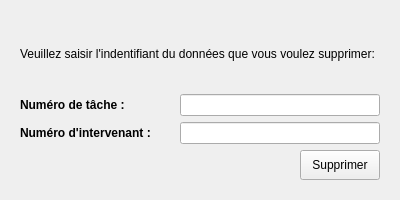
<?xml version="1.0" encoding="UTF-8"?>
<ui version="4.0">
 <class>update_delete</class>
 <widget class="QDialog" name="update_delete">
  <property name="geometry">
   <rect>
    <x>0</x>
    <y>0</y>
    <width>400</width>
    <height>200</height>
   </rect>
  </property>
  <property name="minimumSize">
   <size>
    <width>400</width>
    <height>200</height>
   </size>
  </property>
  <property name="maximumSize">
   <size>
    <width>400</width>
    <height>200</height>
   </size>
  </property>
  <property name="windowTitle">
   <string>Dialog</string>
  </property>
  <layout class="QVBoxLayout" name="verticalLayout_2">
   <item>
    <widget class="QStackedWidget" name="stackedWidget">
     <property name="layoutDirection">
      <enum>Qt::LeftToRight</enum>
     </property>
     <property name="currentIndex">
      <number>7</number>
     </property>
     <widget class="QWidget" name="page">
      <layout class="QVBoxLayout" name="verticalLayout_3">
       <item>
        <widget class="QLabel" name="label">
         <property name="font">
          <font>
           <pointsize>8</pointsize>
          </font>
         </property>
         <property name="text">
          <string>Veuillez entrer la reference du projet que  vous voulez supprimer :</string>
         </property>
         <property name="alignment">
          <set>Qt::AlignCenter</set>
         </property>
        </widget>
       </item>
       <item>
        <layout class="QVBoxLayout" name="verticalLayout">
         <item>
          <layout class="QHBoxLayout" name="horizontalLayout">
           <item>
            <widget class="QLabel" name="label_2">
             <property name="font">
              <font>
               <weight>75</weight>
               <bold>true</bold>
              </font>
             </property>
             <property name="text">
              <string>Reference du Projet :</string>
             </property>
            </widget>
           </item>
           <item>
            <widget class="QLineEdit" name="lineEdit_Ref_Proj"/>
           </item>
          </layout>
         </item>
         <item>
          <widget class="QPushButton" name="pushButton_envoyez">
           <property name="minimumSize">
            <size>
             <width>80</width>
             <height>30</height>
            </size>
           </property>
           <property name="maximumSize">
            <size>
             <width>80</width>
             <height>30</height>
            </size>
           </property>
           <property name="layoutDirection">
            <enum>Qt::RightToLeft</enum>
           </property>
           <property name="styleSheet">
            <string notr="true">background-color: rgb(0, 127, 190);
color:white;
border-color:  rgb(0, 127, 190);
border-width:2px;
border-style:solid;
border-radius:3px;
</string>
           </property>
           <property name="text">
            <string>Envoyez</string>
           </property>
          </widget>
         </item>
        </layout>
       </item>
      </layout>
     </widget>
     <widget class="QWidget" name="page_2">
      <layout class="QVBoxLayout" name="verticalLayout_6">
       <item>
        <layout class="QVBoxLayout" name="verticalLayout_5">
         <item>
          <widget class="QLabel" name="label_3">
           <property name="font">
            <font>
             <pointsize>8</pointsize>
            </font>
           </property>
           <property name="text">
            <string>Veuillez entrer le numéro de tâche  que vous voulez supprimer :</string>
           </property>
          </widget>
         </item>
         <item>
          <layout class="QVBoxLayout" name="verticalLayout_4">
           <item>
            <layout class="QHBoxLayout" name="horizontalLayout_2">
             <item>
              <widget class="QLabel" name="label_4">
               <property name="font">
                <font>
                 <weight>75</weight>
                 <bold>true</bold>
                </font>
               </property>
               <property name="text">
                <string>Numéro de Tâche :</string>
               </property>
              </widget>
             </item>
             <item>
              <widget class="QLineEdit" name="lineEdit_tache"/>
             </item>
            </layout>
           </item>
           <item>
            <widget class="QPushButton" name="pushButton_envoyez_tache">
             <property name="minimumSize">
              <size>
               <width>80</width>
               <height>30</height>
              </size>
             </property>
             <property name="maximumSize">
              <size>
               <width>80</width>
               <height>30</height>
              </size>
             </property>
             <property name="layoutDirection">
              <enum>Qt::RightToLeft</enum>
             </property>
             <property name="styleSheet">
              <string notr="true">background-color: rgb(0, 127, 190);
color:white;
border-color:  rgb(0, 127, 190);
border-width:2px;
border-style:solid;
border-radius:3px;
</string>
             </property>
             <property name="text">
              <string>Envoyez</string>
             </property>
            </widget>
           </item>
          </layout>
         </item>
        </layout>
       </item>
      </layout>
     </widget>
     <widget class="QWidget" name="page_3">
      <layout class="QVBoxLayout" name="verticalLayout_9">
       <item>
        <layout class="QVBoxLayout" name="verticalLayout_8">
         <item>
          <widget class="QLabel" name="label_5">
           <property name="font">
            <font>
             <pointsize>8</pointsize>
            </font>
           </property>
           <property name="text">
            <string>Veuillez entrer le numéro de l'intervenant  que vous voulez supprimer :</string>
           </property>
          </widget>
         </item>
         <item>
          <layout class="QVBoxLayout" name="verticalLayout_7">
           <item>
            <layout class="QHBoxLayout" name="horizontalLayout_3">
             <item>
              <widget class="QLabel" name="label_6">
               <property name="font">
                <font>
                 <weight>75</weight>
                 <bold>true</bold>
                </font>
               </property>
               <property name="text">
                <string>Numéro de l'intervenant :</string>
               </property>
              </widget>
             </item>
             <item>
              <widget class="QLineEdit" name="lineEdit_Interv"/>
             </item>
            </layout>
           </item>
           <item>
            <widget class="QPushButton" name="pushButton_envoyez_Interv">
             <property name="minimumSize">
              <size>
               <width>80</width>
               <height>30</height>
              </size>
             </property>
             <property name="maximumSize">
              <size>
               <width>80</width>
               <height>30</height>
              </size>
             </property>
             <property name="layoutDirection">
              <enum>Qt::RightToLeft</enum>
             </property>
             <property name="styleSheet">
              <string notr="true">background-color: rgb(0, 127, 190);
color:white;
border-color:  rgb(0, 127, 190);
border-width:2px;
border-style:solid;
border-radius:3px;
</string>
             </property>
             <property name="text">
              <string>Envoyez</string>
             </property>
            </widget>
           </item>
          </layout>
         </item>
        </layout>
       </item>
      </layout>
     </widget>
     <widget class="QWidget" name="page_4">
      <layout class="QVBoxLayout" name="verticalLayout_10">
       <item>
        <widget class="QLabel" name="label_7">
         <property name="text">
          <string>Veuillez entrer la reference du projet que  vous souhaitez modifier:</string>
         </property>
        </widget>
       </item>
       <item>
        <layout class="QHBoxLayout" name="horizontalLayout_4">
         <item>
          <widget class="QLabel" name="label_8">
           <property name="font">
            <font>
             <weight>75</weight>
             <bold>true</bold>
            </font>
           </property>
           <property name="text">
            <string>Reference du projet :</string>
           </property>
          </widget>
         </item>
         <item>
          <widget class="QLineEdit" name="lineEdit_Ref_Proj_toupdate"/>
         </item>
        </layout>
       </item>
       <item>
        <widget class="QPushButton" name="pushButton_send_Ref_Proj_Toupdate">
         <property name="minimumSize">
          <size>
           <width>80</width>
           <height>30</height>
          </size>
         </property>
         <property name="maximumSize">
          <size>
           <width>80</width>
           <height>30</height>
          </size>
         </property>
         <property name="layoutDirection">
          <enum>Qt::RightToLeft</enum>
         </property>
         <property name="styleSheet">
          <string notr="true">background-color: rgb(0, 127, 190);
color:white;
border-color:  rgb(0, 127, 190);
border-width:2px;
border-style:solid;
border-radius:3px;
</string>
         </property>
         <property name="text">
          <string>Envoyez</string>
         </property>
        </widget>
       </item>
      </layout>
     </widget>
     <widget class="QWidget" name="page_5">
      <layout class="QVBoxLayout" name="verticalLayout_11">
       <item>
        <widget class="QLabel" name="label_9">
         <property name="text">
          <string>Veuillez entrer le numéro de tâche  que vous souhaitez modifier:</string>
         </property>
        </widget>
       </item>
       <item>
        <layout class="QHBoxLayout" name="horizontalLayout_5">
         <item>
          <widget class="QLabel" name="label_10">
           <property name="font">
            <font>
             <weight>75</weight>
             <bold>true</bold>
            </font>
           </property>
           <property name="text">
            <string>Numéro de tâche :</string>
           </property>
          </widget>
         </item>
         <item>
          <widget class="QSpinBox" name="lineEdit_Num_Tache_Toupdate"/>
         </item>
        </layout>
       </item>
       <item>
        <widget class="QPushButton" name="pushButton_send_Num_Tache_Toupdate">
         <property name="minimumSize">
          <size>
           <width>80</width>
           <height>30</height>
          </size>
         </property>
         <property name="maximumSize">
          <size>
           <width>80</width>
           <height>30</height>
          </size>
         </property>
         <property name="layoutDirection">
          <enum>Qt::RightToLeft</enum>
         </property>
         <property name="styleSheet">
          <string notr="true">background-color: rgb(0, 127, 190);
color:white;
border-color:  rgb(0, 127, 190);
border-width:2px;
border-style:solid;
border-radius:3px;
width:80px;
height:30px;</string>
         </property>
         <property name="text">
          <string>Envoyez</string>
         </property>
        </widget>
       </item>
      </layout>
     </widget>
     <widget class="QWidget" name="page_6">
      <layout class="QVBoxLayout" name="verticalLayout_12">
       <item>
        <widget class="QLabel" name="label_11">
         <property name="text">
          <string>Veuillez entrer le numéro de l'intervenant  que vous souhaitez modifier :</string>
         </property>
        </widget>
       </item>
       <item>
        <layout class="QHBoxLayout" name="horizontalLayout_6">
         <item>
          <widget class="QLabel" name="label_12">
           <property name="font">
            <font>
             <weight>75</weight>
             <bold>true</bold>
            </font>
           </property>
           <property name="text">
            <string>Numéro de l'intervenant :</string>
           </property>
          </widget>
         </item>
         <item>
          <widget class="QSpinBox" name="lineEdit_Num_Interv_Toupdate"/>
         </item>
        </layout>
       </item>
       <item>
        <widget class="QPushButton" name="pushButton_send_Num_Tache_Toupdate_2">
         <property name="minimumSize">
          <size>
           <width>80</width>
           <height>30</height>
          </size>
         </property>
         <property name="maximumSize">
          <size>
           <width>80</width>
           <height>30</height>
          </size>
         </property>
         <property name="layoutDirection">
          <enum>Qt::RightToLeft</enum>
         </property>
         <property name="styleSheet">
          <string notr="true">background-color: rgb(0, 127, 190);
color:white;
border-color:  rgb(0, 127, 190);
border-width:2px;
border-style:solid;
border-radius:3px;
width:80px;
height:30px;</string>
         </property>
         <property name="text">
          <string>Envoyez</string>
         </property>
        </widget>
       </item>
      </layout>
     </widget>
     <widget class="QWidget" name="page_7">
      <layout class="QVBoxLayout" name="verticalLayout_13">
       <item>
        <widget class="QLabel" name="label_15">
         <property name="text">
          <string>Veuillez saisir l'indentifiant du données que vous voulez supprimer:</string>
         </property>
        </widget>
       </item>
       <item>
        <layout class="QHBoxLayout" name="horizontalLayout_8">
         <item>
          <widget class="QLabel" name="label_13">
           <property name="font">
            <font>
             <weight>75</weight>
             <bold>true</bold>
            </font>
           </property>
           <property name="text">
            <string>Référence du projet :</string>
           </property>
          </widget>
         </item>
         <item>
          <widget class="QLineEdit" name="lineEdit_Ref_Proj_to_delete_composer">
           <property name="maximumSize">
            <size>
             <width>200</width>
             <height>16777215</height>
            </size>
           </property>
          </widget>
         </item>
        </layout>
       </item>
       <item>
        <layout class="QHBoxLayout" name="horizontalLayout_7">
         <item>
          <widget class="QLabel" name="label_14">
           <property name="font">
            <font>
             <weight>75</weight>
             <bold>true</bold>
            </font>
           </property>
           <property name="text">
            <string>Numéro de tâche :</string>
           </property>
          </widget>
         </item>
         <item>
          <widget class="QLineEdit" name="lineEdit_Num_tache_to_delete_composer">
           <property name="maximumSize">
            <size>
             <width>200</width>
             <height>16777215</height>
            </size>
           </property>
          </widget>
         </item>
        </layout>
       </item>
       <item>
        <widget class="QPushButton" name="pushButton_confrirmation_Supp_Composer">
         <property name="minimumSize">
          <size>
           <width>80</width>
           <height>30</height>
          </size>
         </property>
         <property name="maximumSize">
          <size>
           <width>80</width>
           <height>30</height>
          </size>
         </property>
         <property name="layoutDirection">
          <enum>Qt::RightToLeft</enum>
         </property>
         <property name="styleSheet">
          <string notr="true"/>
         </property>
         <property name="text">
          <string>Supprimer</string>
         </property>
        </widget>
       </item>
      </layout>
     </widget>
     <widget class="QWidget" name="page_8">
      <layout class="QVBoxLayout" name="verticalLayout_14">
       <item>
        <widget class="QLabel" name="label_16">
         <property name="text">
          <string>Veuillez saisir l'indentifiant du données que vous voulez supprimer:</string>
         </property>
        </widget>
       </item>
       <item>
        <layout class="QHBoxLayout" name="horizontalLayout_9">
         <item>
          <widget class="QLabel" name="label_17">
           <property name="font">
            <font>
             <weight>75</weight>
             <bold>true</bold>
            </font>
           </property>
           <property name="text">
            <string>Numéro de tâche :</string>
           </property>
          </widget>
         </item>
         <item>
          <widget class="QLineEdit" name="lineEdit_Num_tache_to_delete_participer">
           <property name="maximumSize">
            <size>
             <width>200</width>
             <height>16777215</height>
            </size>
           </property>
          </widget>
         </item>
        </layout>
       </item>
       <item>
        <layout class="QHBoxLayout" name="horizontalLayout_10">
         <item>
          <widget class="QLabel" name="label_18">
           <property name="font">
            <font>
             <weight>75</weight>
             <bold>true</bold>
            </font>
           </property>
           <property name="text">
            <string>Numéro d'intervenant :</string>
           </property>
          </widget>
         </item>
         <item>
          <widget class="QLineEdit" name="lineEdit_Num_Interv_to_delete_participer">
           <property name="maximumSize">
            <size>
             <width>200</width>
             <height>16777215</height>
            </size>
           </property>
          </widget>
         </item>
        </layout>
       </item>
       <item>
        <widget class="QPushButton" name="pushButton_delete_from_participer">
         <property name="minimumSize">
          <size>
           <width>80</width>
           <height>30</height>
          </size>
         </property>
         <property name="maximumSize">
          <size>
           <width>80</width>
           <height>30</height>
          </size>
         </property>
         <property name="layoutDirection">
          <enum>Qt::RightToLeft</enum>
         </property>
         <property name="text">
          <string>Supprimer</string>
         </property>
        </widget>
       </item>
      </layout>
     </widget>
    </widget>
   </item>
  </layout>
 </widget>
 <resources/>
 <connections/>
</ui>
